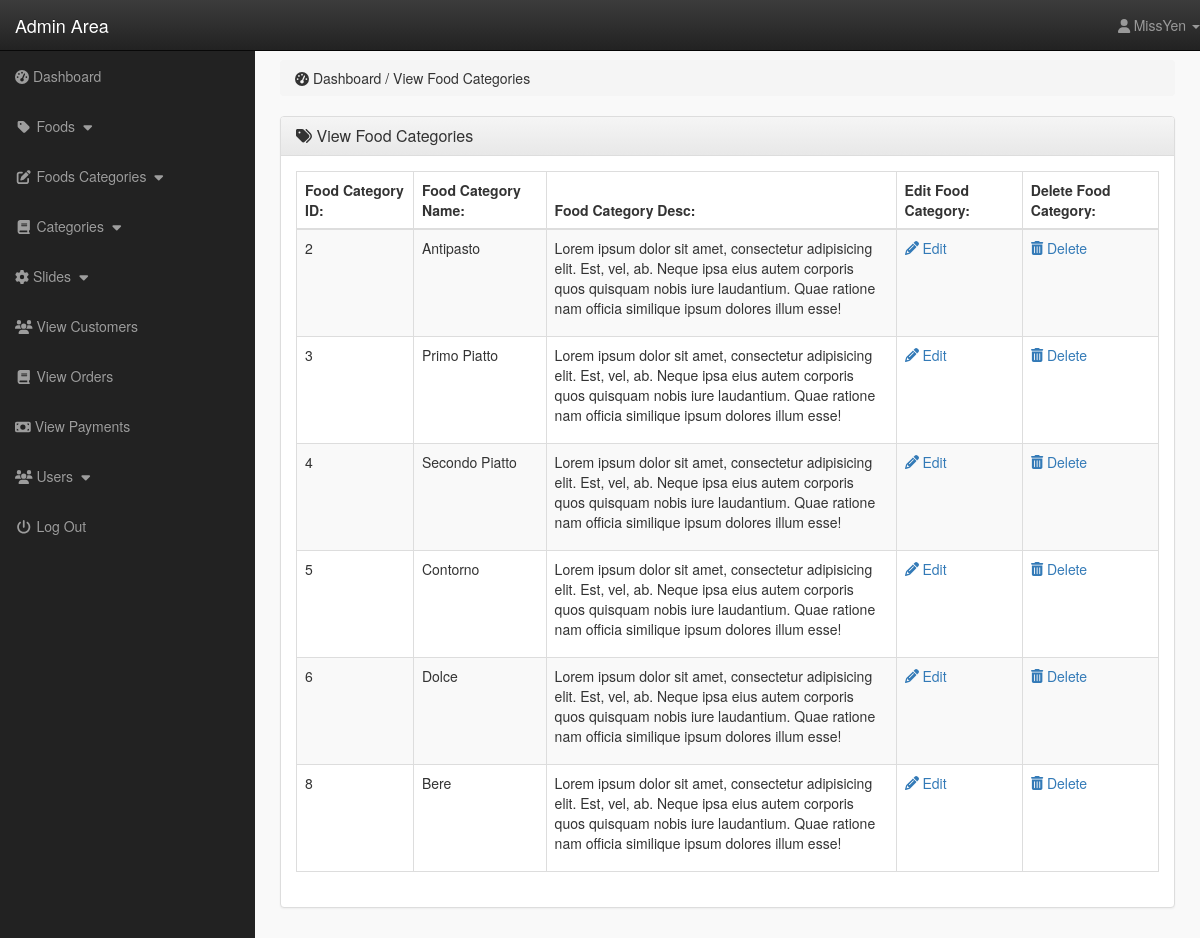
/admin_area/index.php?view_f_cat (signed in), run on the app's committed database.
### tables this page shows
CREATE TABLE `food_categories` (
  `f_cat_id` int(10) NOT NULL,
  `f_cat_name` text NOT NULL,
  `f_cat_desc` text NOT NULL
);

### admin_area/view_f_cat.php (the view, shortened to what this page needs)
<?php
    if(!isset($_SESSION['admin_email'])){
        echo "<script>window.open('../login.php','_self')</script>";
    }else{
?>
<div class="row">
	<div class="col-lg-12">
		<ol class="breadcrumb">
			<li>
				<i class="fa fa-tachometer-alt"></i> Dashboard / View Food Categories
			</li>
		</ol>
	</div>
</div>
<div class="row">
	<div class="col-lg-12">
		<div class="panel panel-default">
			<div class="panel-heading">
				<h3 class="panel-title">
					<i class="fa fa-tags"></i> View Food Categories
				</h3>
			</div>
			<div class="panel-body">
				<div class="table-responsive">
					<table class="table table-hover table-striped table-bordered">
						<thead>
							<tr>
								<th> Food Category ID: </th>
								<th> Food Category Name: </th>
								<th> Food Category Desc: </th>
								<th> Edit Food Category: </th>
								<th> Delete Food Category: </th>
							</tr>
						</thead>
						<tbody>
							<?php
							$get_f_cat = "select * from food_categories";
							$run_f_cat = mysqli_query($conn,$get_f_cat);
							while($row_f_cat=mysqli_fetch_array($run_f_cat)){
								$f_cat_id = $row_f_cat['f_cat_id'];
								$f_cat_name = $row_f_cat['f_cat_name'];
								$f_cat_desc = $row_f_cat['f_cat_desc'];
							?>
							<tr>
								<td><?php echo $f_cat_id; ?></td>
								<td><?php echo $f_cat_name; ?></td>
								<td width="350"><?php echo $f_cat_desc; ?></td>
								<td>
									<a href="index.php?edit_f_cat=<?php echo $f_cat_id; ?>">
										<i class="fa fa-pencil-alt"></i> Edit
									</a>
								</td>
								<td>
									<a href="index.php?delete_f_cat=<?php echo $f_cat_id; ?>">
										<i class="fa fa-trash-alt"></i> Delete
									</a>
								</td>
							</tr>
							<?php } ?>
						</tbody>
					</table>
				</div>
			</div>
		</div>
	</div>
</div>
<?php } ?>

### admin_area/includes/sidebar.php (shortened to what this page needs)
<?php
    if(!isset($_SESSION['admin_email'])){
        echo "<script>window.open('../login.php','_self')</script>";
    }else{
?>
<nav class="navbar navbar-inverse navbar-fixed-top">
    <div class="navbar-header">
        <a href="index.php?dashboard" class="navbar-brand">Admin Area</a>
    </div>
    <ul class="nav navbar-right top-nav">
        <li class="dropdown">
            <a href="#" class="dropdown-toggle" data-toggle="dropdown">
                <i class="fa fa-user"></i> <?php echo $admin_name; ?> <b class="caret"></b>
            </a>
        </li>
    </ul>
    <div class="collapse navbar-collapse navbar-ex1-collapse">
        <ul class="nav navbar-nav side-nav">
            <li>
                <a href="index.php?dashboard">
                    <i class="fas fa-tachometer-alt"></i> Dashboard
                </a>
            </li>
            <li>
                <a href="#" data-toggle="collapse" data-target="#products">
                    <i class="fa fa-fw fa-tag"></i> Foods
                    <i class="fa fa-fw fa-caret-down"></i>
                </a>
            </li>
            <li>
                <a href="#" data-toggle="collapse" data-target="#p_cat">
                    <i class="fa fa-fw fa-edit"></i> Foods Categories
                    <i class="fa fa-fw fa-caret-down"></i>
                </a>
            </li>
            <li>
                <a href="#" data-toggle="collapse" data-target="#cat">
                    <i class="fa fa-fw fa-book"></i> Categories
                    <i class="fa fa-fw fa-caret-down"></i>
                </a>
            </li>
            <li>
                <a href="#" data-toggle="collapse" data-target="#slides">
                    <i class="fas fa-cog"></i> Slides
                    <i class="fa fa-fw fa-caret-down"></i>
                </a>
            </li>
            <li>
                <a href="index.php?view_customers">
                    <i class="fa fa-fw fa-users"></i> View Customers
                </a>
            </li>
            <li>
                <a href="index.php?view_orders">
                    <i class="fa fa-fw fa-book"></i> View Orders
                </a>
            </li>
            <li>
                <a href="index.php?view_payments">
                    <i class="fas fa-money-bill"></i> View Payments
                </a>
            </li>
            <li>
                <a href="#" data-toggle="collapse" data-target="#users">
                    <i class="fa fa-fw fa-users"></i> Users
                    <i class="fa fa-fw fa-caret-down"></i>
                </a>
            </li>
            <li>
                <a href="logout.php">
                    <i class="fa fa-fw fa-power-off"></i> Log Out
                </a>
            </li>
        </ul>
    </div>
</nav>
<?php } ?>

### admin_area/css/style_admin.css (style rules this page uses)
body { margin-top: 100px; }
@media (min-width: 768px) { body { margin-top: 50px; } }
.top-nav { 0 15px; }
.top-nav>li { float: left; display: inline-block; }
.top-nav>li>a { color: #999999; line-height: 20px; padding-top: 15px; padding-bottom: 15px; }
@media (min-width: 768px) { .side-nav { position: fixed; top: 51px; bottom: 0; width: 255px; overflow-y: auto; overflow-x: hidden; background-color: #222222; padding-bottom: 40px; border-radius: 0; } }
@media (min-width: 768px) { .side-nav>li>a { width: 255px; } }
.panel-body { border-radius: 5px; }

### data on the page
food_categories: f_cat_id "2", f_cat_name "Antipasto", f_cat_desc "Lorem ipsum dolor sit amet, consectetur adipisicing elit. Est, vel, ab. Neque ipsa eius autem corporis quos quisquam nobis iure laudantium. Quae ratione nam officia similique ipsum dolores illum esse!"
food_categories: f_cat_id "3", f_cat_name "Primo Piatto", f_cat_desc "Lorem ipsum dolor sit amet, consectetur adipisicing elit. Est, vel, ab. Neque ipsa eius autem corporis quos quisquam nobis iure laudantium. Quae ratione nam officia similique ipsum dolores illum esse!"
food_categories: f_cat_id "4", f_cat_name "Secondo Piatto", f_cat_desc "Lorem ipsum dolor sit amet, consectetur adipisicing elit. Est, vel, ab. Neque ipsa eius autem corporis quos quisquam nobis iure laudantium. Quae ratione nam officia similique ipsum dolores illum esse!"
food_categories: f_cat_id "5", f_cat_name "Contorno", f_cat_desc "Lorem ipsum dolor sit amet, consectetur adipisicing elit. Est, vel, ab. Neque ipsa eius autem corporis quos quisquam nobis iure laudantium. Quae ratione nam officia similique ipsum dolores illum esse!"
food_categories: f_cat_id "6", f_cat_name "Dolce", f_cat_desc "Lorem ipsum dolor sit amet, consectetur adipisicing elit. Est, vel, ab. Neque ipsa eius autem corporis quos quisquam nobis iure laudantium. Quae ratione nam officia similique ipsum dolores illum esse!"
food_categories: f_cat_id "8", f_cat_name "Bere", f_cat_desc "Lorem ipsum dolor sit amet, consectetur adipisicing elit. Est, vel, ab. Neque ipsa eius autem corporis quos quisquam nobis iure laudantium. Quae ratione nam officia similique ipsum dolores illum esse!"

### other printed values
$admin_name "MissYen"
